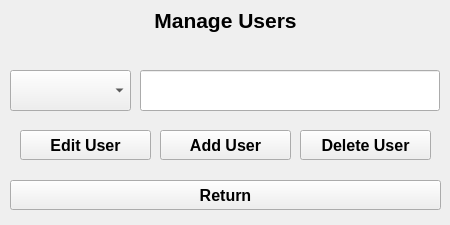
<?xml version="1.0" encoding="UTF-8"?>
<ui version="4.0">
 <class>ManageUsersPage</class>
 <widget class="QWidget" name="ManageUsersPage">
  <property name="geometry">
   <rect>
    <x>0</x>
    <y>0</y>
    <width>450</width>
    <height>225</height>
   </rect>
  </property>
  <property name="windowTitle">
   <string>Form</string>
  </property>
  <widget class="QWidget" name="centralwidget" native="true">
   <property name="geometry">
    <rect>
     <x>0</x>
     <y>0</y>
     <width>451</width>
     <height>210</height>
    </rect>
   </property>
   <widget class="QLabel" name="label_headline">
    <property name="geometry">
     <rect>
      <x>0</x>
      <y>0</y>
      <width>451</width>
      <height>41</height>
     </rect>
    </property>
    <property name="font">
     <font>
      <pointsize>16</pointsize>
      <bold>true</bold>
     </font>
    </property>
    <property name="styleSheet">
     <string notr="true">color: rgb(0, 0, 0);</string>
    </property>
    <property name="text">
     <string>Manage Users</string>
    </property>
    <property name="alignment">
     <set>Qt::AlignmentFlag::AlignCenter</set>
    </property>
   </widget>
   <widget class="QPushButton" name="pushButton_return">
    <property name="geometry">
     <rect>
      <x>10</x>
      <y>180</y>
      <width>431</width>
      <height>30</height>
     </rect>
    </property>
    <property name="font">
     <font>
      <pointsize>12</pointsize>
      <bold>true</bold>
     </font>
    </property>
    <property name="text">
     <string>Return</string>
    </property>
   </widget>
   <widget class="QPushButton" name="pushButton_editUser">
    <property name="geometry">
     <rect>
      <x>20</x>
      <y>130</y>
      <width>131</width>
      <height>30</height>
     </rect>
    </property>
    <property name="font">
     <font>
      <pointsize>12</pointsize>
      <bold>true</bold>
     </font>
    </property>
    <property name="text">
     <string>Edit User</string>
    </property>
   </widget>
   <widget class="QPushButton" name="pushButton_addUser">
    <property name="geometry">
     <rect>
      <x>160</x>
      <y>130</y>
      <width>131</width>
      <height>30</height>
     </rect>
    </property>
    <property name="font">
     <font>
      <pointsize>12</pointsize>
      <bold>true</bold>
     </font>
    </property>
    <property name="text">
     <string>Add User</string>
    </property>
   </widget>
   <widget class="QPushButton" name="pushButton_deleteUser">
    <property name="geometry">
     <rect>
      <x>300</x>
      <y>130</y>
      <width>131</width>
      <height>30</height>
     </rect>
    </property>
    <property name="font">
     <font>
      <pointsize>12</pointsize>
      <bold>true</bold>
     </font>
    </property>
    <property name="text">
     <string>Delete User</string>
    </property>
   </widget>
   <widget class="QComboBox" name="comboBox_searchType">
    <property name="geometry">
     <rect>
      <x>10</x>
      <y>70</y>
      <width>121</width>
      <height>41</height>
     </rect>
    </property>
    <property name="font">
     <font>
      <pointsize>16</pointsize>
      <bold>true</bold>
     </font>
    </property>
   </widget>
   <widget class="QLineEdit" name="lineEdit_searchTarget">
    <property name="geometry">
     <rect>
      <x>140</x>
      <y>70</y>
      <width>300</width>
      <height>41</height>
     </rect>
    </property>
    <property name="font">
     <font>
      <pointsize>16</pointsize>
      <bold>true</bold>
     </font>
    </property>
    <property name="layoutDirection">
     <enum>Qt::LayoutDirection::LeftToRight</enum>
    </property>
    <property name="echoMode">
     <enum>QLineEdit::EchoMode::Normal</enum>
    </property>
    <property name="readOnly">
     <bool>false</bool>
    </property>
   </widget>
  </widget>
 </widget>
 <resources/>
 <connections/>
</ui>
